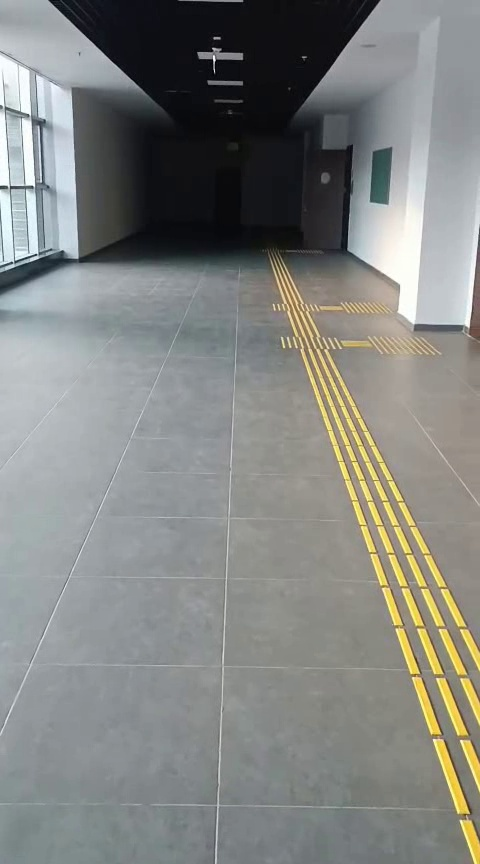
#> input picture data/waypoints/referans_kareler/WP01.jpg, 480 x 864 px, found by its file name
$ python test_verisi_olusturma.py
#> lines starting #> are read from the running program, lines starting #| are printed output that depends on the picture; after the words box and inside, x2 and y2 are one past the last pixel; in counts of white or black regions, pixels touching at a corner belong together
import cv2, os

project_dir = "d:/STAJ/akilli_fabrika_staj-2026"
abnormal_dir = os.path.join(project_dir, "data/waypoints/abnormal")
os.makedirs(abnormal_dir, exist_ok=True)

img_path = os.path.join(project_dir, "data/waypoints/referans_kareler/WP01.jpg")
img = cv2.imread(img_path)
#> img is the input picture: shape (864, 480, 3); mean B, G, R 129.1, 132.4, 130.6
# Sahneye "bırakılmış nesne" ekle: siyah dikdörtgen
h, w = img.shape[:2]
#> h = 864; w = 480
cv2.rectangle(img, (w//3, h//3), (w//2, h//2), (0, 0, 0), -1)
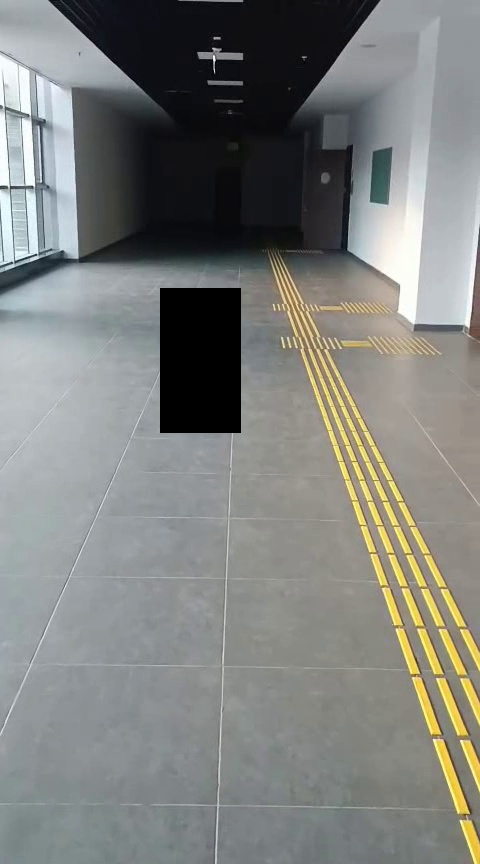
#> img: shape (864, 480, 3); 2.83% of pixels changed, all inside (x1, y1, x2, y2) = (160, 288, 241, 433)
out_path = os.path.join(abnormal_dir, "WP01_degisik.jpg")
cv2.imwrite(out_path, img)
print(f"Test verisi başarıyla oluşturuldu: {out_path}")

$ run again, with data/waypoints/referans_kareler/WP02.jpg copied over data/waypoints/referans_kareler/WP01.jpg
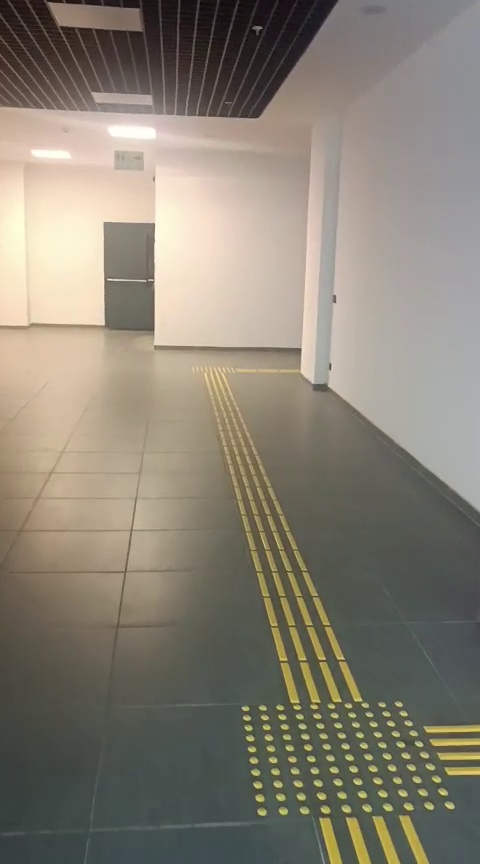
#> input picture data/waypoints/referans_kareler/WP02.jpg, 480 x 864 px, found by its file name
#> img is the input picture: shape (864, 480, 3); mean B, G, R 116, 129, 135.5
#> `cv2.rectangle(img, (w//3, h//3), (w//2, h//2), (0, 0, 0), -1)`:
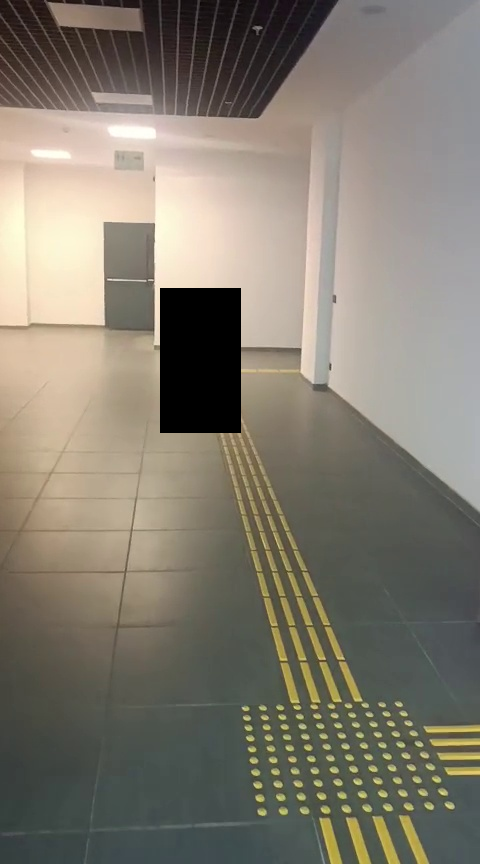
#> img: shape (864, 480, 3); 2.83% of pixels changed, all inside (x1, y1, x2, y2) = (160, 288, 241, 433)

$ run again, with data/waypoints/referans_kareler/WP03.jpg copied over data/waypoints/referans_kareler/WP01.jpg
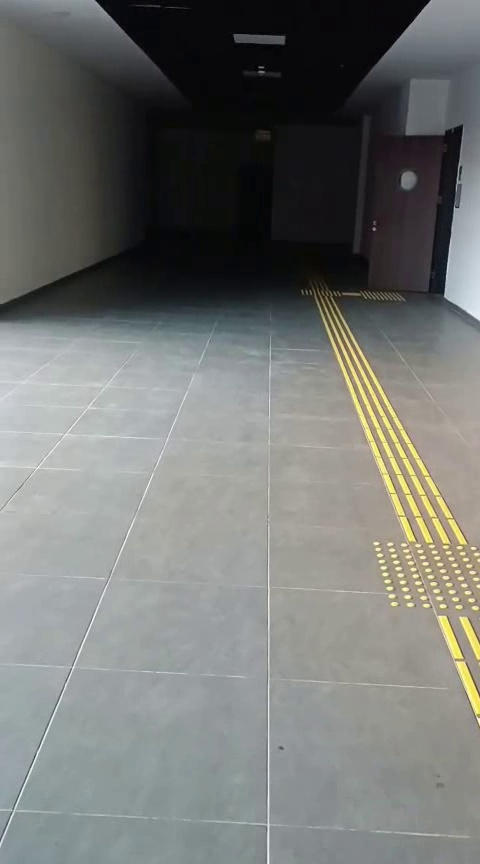
#> input picture data/waypoints/referans_kareler/WP03.jpg, 480 x 864 px, found by its file name
#> img is the input picture: shape (864, 480, 3); mean B, G, R 115.1, 117.9, 116
#> `cv2.rectangle(img, (w//3, h//3), (w//2, h//2), (0, 0, 0), -1)`:
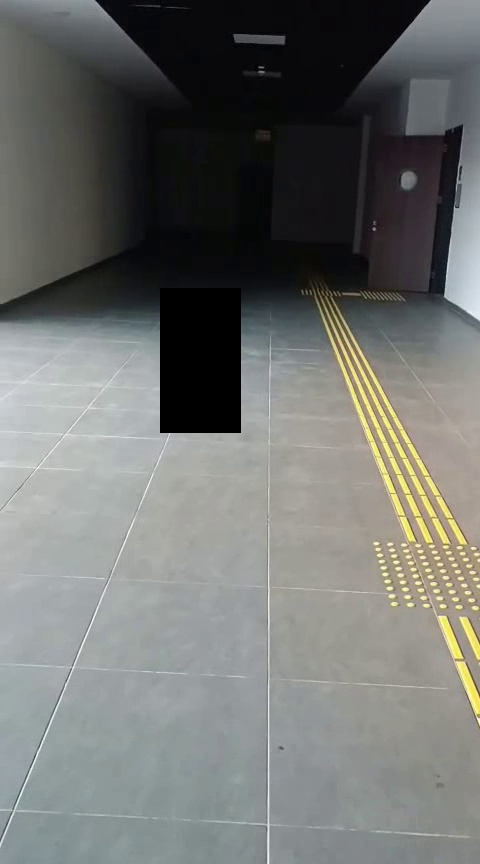
#> img: shape (864, 480, 3); 2.83% of pixels changed, all inside (x1, y1, x2, y2) = (160, 288, 241, 433)
